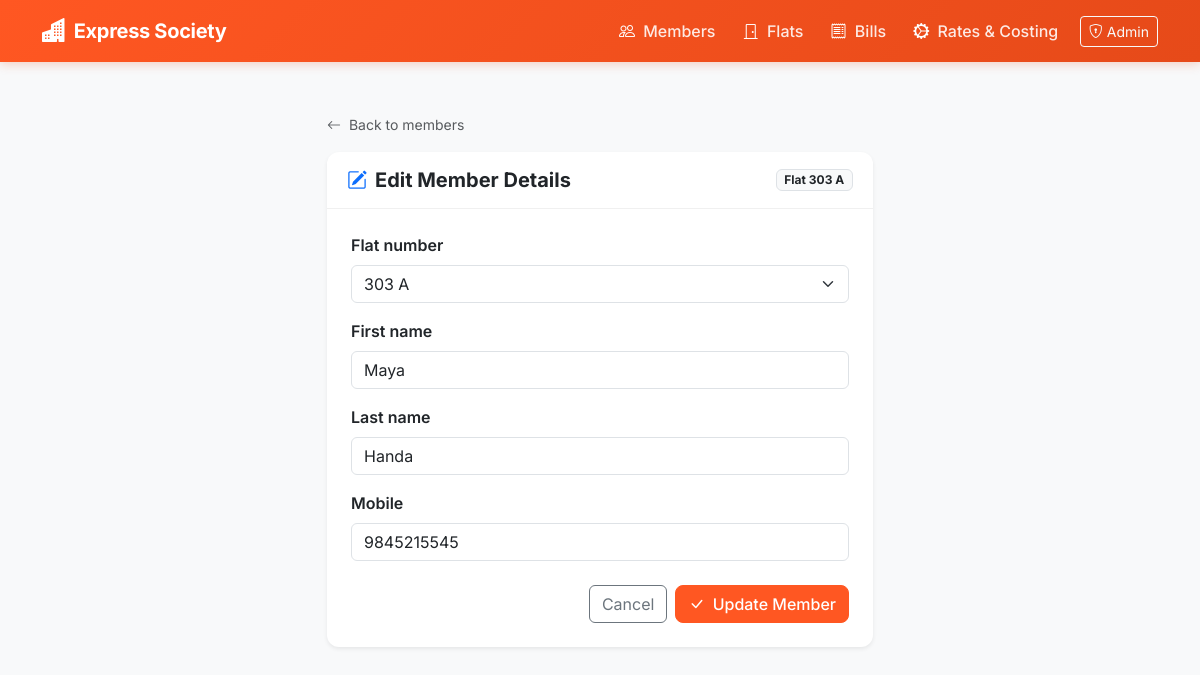
/edit/15, run on the app's committed database.
### members/models.py (models this page shows, shortened)
class Guest (models.Model):
        flat_number     = models.OneToOneField(Flat, on_delete=models.CASCADE)
        first_name      = models.CharField(max_length = 200)
        last_name       = models.CharField(max_length = 200)
        mobile          = models.CharField(max_length = 10,
                validators = [mobile_validator]
                )
        def full_name(self):
                return "{} {}".format(self.first_name, self.last_name)

class Flat (models.Model):
        flat_number     = models.CharField(max_length=3,
                        verbose_name='Flat Number',
                        validators = [number_validator],
                        )
        wing            = models.CharField(max_length=1)
        slug            = models.SlugField(unique = True, blank=True)
        class Meta:
                unique_together = ("flat_number", "wing")
        def __str__(self):
                return "{} {}".format( self.flat_number, self.wing)

### members/views.py (the view)
# urls.py: path('edit/<int:pk>', edit_view, name="edit"),
def edit_view(request, pk):
    guest_obj = get_object_or_404(Guest, id=pk)
    form = GuestForm(request.POST or None, instance=guest_obj)
    if form.is_valid():
        form.save()
        return redirect('home')
    context = {
        'form': form,
        'guest': guest_obj
    }
    return render(request, "editguest.html", context)

### members/forms.py
class GuestForm(BootstrapFormMixin, forms.ModelForm):
    class Meta:
        model = Guest
        fields = '__all__'

### society/templates/editguest.html (shortened to what this page needs)
{% extends 'base.html' %}
{% block content %}
<div class="row justify-content-center">
    <div class="col-md-7 col-lg-6">
        <div class="mb-3">
            <a href="{% url 'home' %}" class="text-decoration-none text-muted small">
                <i class="bi bi-arrow-left me-1"></i> Back to members
            </a>
        </div>
        <div class="card shadow-sm border-0">
            <div class="card-header d-flex justify-content-between align-items-center">
                <h5 class="mb-0 fw-bold">
                    <i class="bi bi-pencil-square text-primary me-2"></i>Edit Member Details
                </h5>
                <span class="badge bg-light text-dark border">Flat {{ guest.flat_number }}</span>
            </div>
            <div class="card-body p-4">
                <form method="POST" action="">
                    {% for field in form %}
                        <div class="mb-3">
                            <label for="{{ field.id_for_label }}" class="form-label fw-semibold">
                                {{ field.label }}
                            </label>
                            {{ field }}
                        </div>
                    {% endfor %}
                    <div class="d-flex justify-content-end gap-2 mt-4">
                        <a href="{% url 'home' %}" class="btn btn-outline-secondary">Cancel</a>
                        <button type="submit" class="btn btn-primary">
                            <i class="bi bi-check-lg me-1"></i> Update Member
                        </button>
                    </div>
                </form>
            </div>
        </div>
    </div>
</div>
{% endblock content %}

### static/css/stylesheet.css (style rules this page uses)
:root { --brand-primary: #ff5722; --brand-dark: #e64a19; --brand-light: #ffccbc; --text-primary: #212529; --card-shadow: 0 4px 12px rgba(0, 0, 0, 0.05); }
body { padding-top: 5rem; font-family: 'Inter', system-ui, -apple-system, sans-serif; color: var(--text-primary); background-color: #f8f9fa; min-height: 100vh; }
.card { border: 1px solid rgba(0, 0, 0, 0.08); border-radius: 12px; box-shadow: var(--card-shadow); background-color: #ffffff; }
.card-header { background-color: transparent; border-bottom: 1px solid rgba(0, 0, 0, 0.06); font-weight: 600; padding: 1rem 1.25rem; }
.btn-primary { background-color: var(--brand-primary); border-color: var(--brand-primary); font-weight: 500; border-radius: 8px; transition: all 0.2s ease; }

### data on the page
Guest: flat_number "303 A", form "Maya" "Handa" "9845215545"
Flat: form "303 A"

### other printed values
{{ field.label }} "Flat number" "First name" "Last name" "Mobile"
